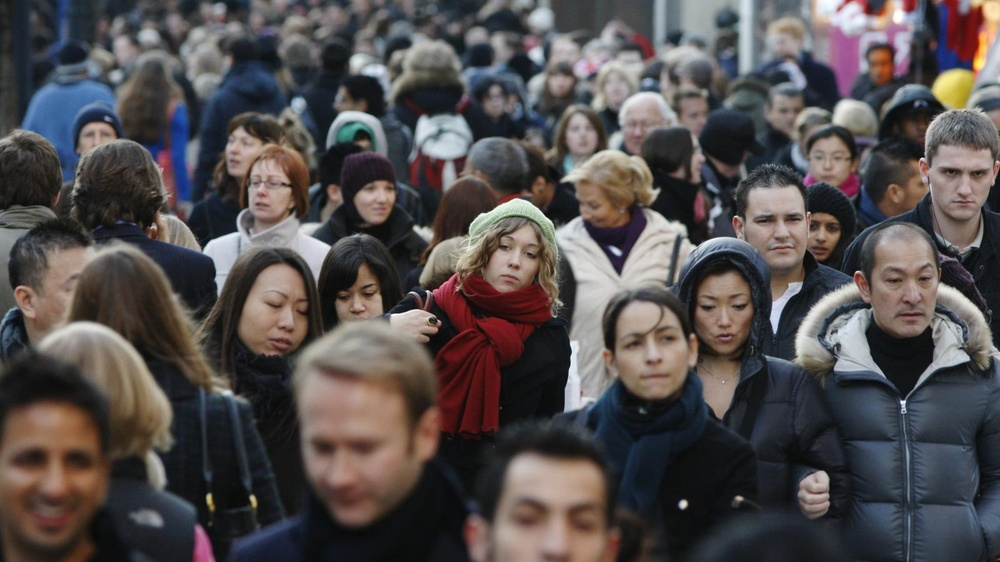
#> input picture 09image_processing/humans.jpeg, 1000 x 562 px, shrunk from 1600 x 900 before the run
$ python 02detect_human_faces.py
#> lines starting #> are read from the running program, lines starting #| are printed output that depends on the picture; after the words box and inside, x2 and y2 are one past the last pixel; in counts of white or black regions, pixels touching at a corner belong together
# install opencv version 4
# py -m pip install "opencv-python<5"
import cv2
import os

# detect humans faces in images
# load the pre-trained face detection model
face_cascade = cv2.CascadeClassifier("faces.xml")

# load the image
image = cv2.imread('humans.jpeg')
#> image is the input picture: shape (562, 1000, 3); mean B, G, R 78.1, 78, 83.6

# detect faces
faces = face_cascade.detectMultiScale(image, scaleFactor=1.1, minNeighbors=5, minSize=(30, 30))
#> faces = 18 rows, first 6: [562, 115, 38, 38], [77, 120, 39, 39], [216, 128, 42, 42], [803, 137, 53, 53], [352, 168, 54, 54], [796, 207, 53, 53]

# draw rectangles around the faces
for (x, y, w, h) in faces:
    cv2.rectangle(image, (x, y), (x + w, y + h), (255, 0, 0), 2)
#> this loop made 18 passes
#> (x, y, w, h) on passes 1 to 12: (562, 115, 38, 38), (77, 120, 39, 39), (216, 128, 42, 42), (803, 137, 53, 53), (352, 168, 54, 54), (796, 207, 53, 53), (237, 161, 56, 56), (929, 148, 69, 69), (742, 190, 77, 77), (327, 272, 60, 60), (482, 226, 65, 65), (687, 277, 75, 75)
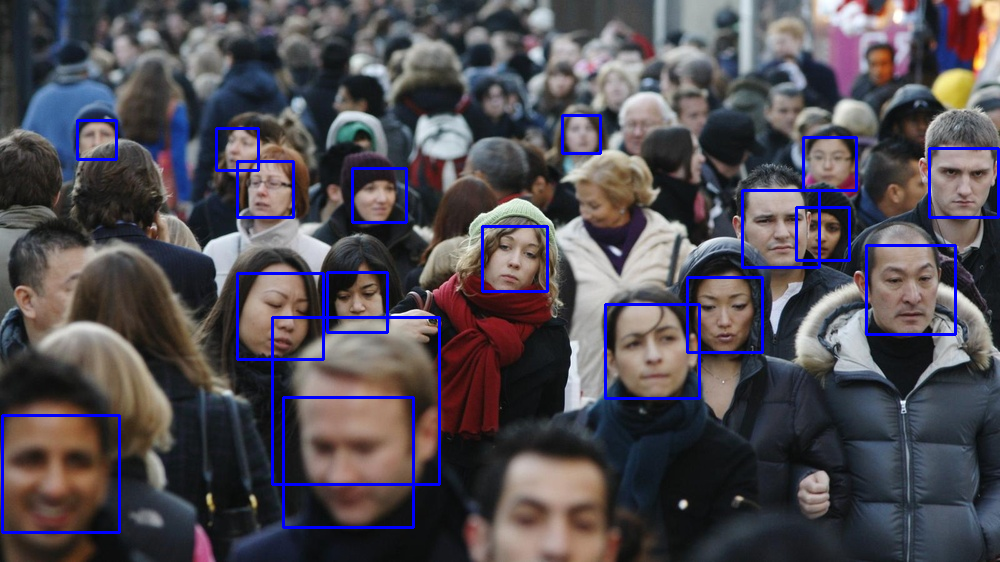
#> image: shape (562, 1000, 3); 2.87% of pixels changed, all inside (x1, y1, x2, y2) = (1, 114, 1000, 534)

# save the output image
cv2.imwrite('humans_detected.jpeg', image)


# detect human faces in multiple images
for image_file in os.listdir('.'):
    if not image_file.lower().endswith(('.png', '.jpg', '.jpeg')):
        continue
    image = cv2.imread(image_file)
    faces = face_cascade.detectMultiScale(image, scaleFactor=1.1, minNeighbors=5, minSize=(30, 30))
    if len(faces) > 0:
        print(f"Detected {len(faces)} faces in {image_file}")
    else:
        print(f"No faces detected in {image_file}")
